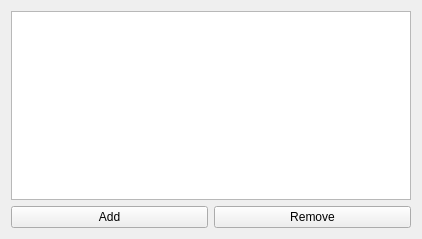
<?xml version="1.0" encoding="UTF-8"?>
<ui version="4.0">
 <class>CustomTableWidget</class>
 <widget class="QWidget" name="CustomTableWidget">
  <property name="geometry">
   <rect>
    <x>0</x>
    <y>0</y>
    <width>422</width>
    <height>239</height>
   </rect>
  </property>
  <property name="sizePolicy">
   <sizepolicy hsizetype="Preferred" vsizetype="MinimumExpanding">
    <horstretch>0</horstretch>
    <verstretch>0</verstretch>
   </sizepolicy>
  </property>
  <property name="windowTitle">
   <string>Form</string>
  </property>
  <layout class="QGridLayout" name="gridLayout">
   <item row="0" column="0" colspan="2">
    <widget class="QTableWidget" name="tableWidget">
     <property name="selectionBehavior">
      <enum>QAbstractItemView::SelectRows</enum>
     </property>
     <attribute name="verticalHeaderStretchLastSection">
      <bool>false</bool>
     </attribute>
    </widget>
   </item>
   <item row="1" column="0">
    <widget class="QPushButton" name="addPushButton">
     <property name="sizePolicy">
      <sizepolicy hsizetype="MinimumExpanding" vsizetype="Minimum">
       <horstretch>0</horstretch>
       <verstretch>0</verstretch>
      </sizepolicy>
     </property>
     <property name="maximumSize">
      <size>
       <width>16777215</width>
       <height>25</height>
      </size>
     </property>
     <property name="text">
      <string>Add</string>
     </property>
     <property name="icon">
      <iconset resource="../../../resources.qrc">
       <normaloff>:/plugins/DsgTools/icons/plus.png</normaloff>:/plugins/DsgTools/icons/plus.png</iconset>
     </property>
    </widget>
   </item>
   <item row="1" column="1">
    <widget class="QPushButton" name="removePushButton">
     <property name="sizePolicy">
      <sizepolicy hsizetype="MinimumExpanding" vsizetype="Fixed">
       <horstretch>0</horstretch>
       <verstretch>0</verstretch>
      </sizepolicy>
     </property>
     <property name="maximumSize">
      <size>
       <width>16777215</width>
       <height>25</height>
      </size>
     </property>
     <property name="text">
      <string>Remove</string>
     </property>
     <property name="icon">
      <iconset resource="../../../resources.qrc">
       <normaloff>:/plugins/DsgTools/icons/remove.png</normaloff>:/plugins/DsgTools/icons/remove.png</iconset>
     </property>
    </widget>
   </item>
  </layout>
 </widget>
 <resources>
  <include location="../../../resources.qrc"/>
 </resources>
 <connections/>
</ui>
